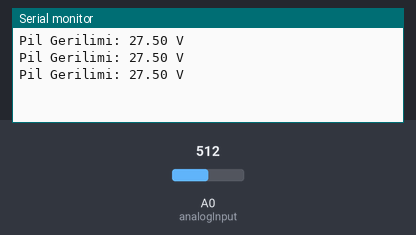
Bench run of a sketch on a simulated Arduino Uno, built with avr-gcc and run on an emulated ATmega328P. Parts: the last lines printed to the serial monitor. Inputs (shaded band) come from the test bench; at power-on: A0 (analogInput) = 512.

Above: at 1.3 s.
1.4 s: A0 (analogInput) set to 716
At 1.9 s:
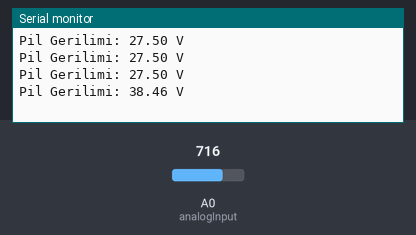
2.9 s: A0 (analogInput) set to 900
At 3.4 s:
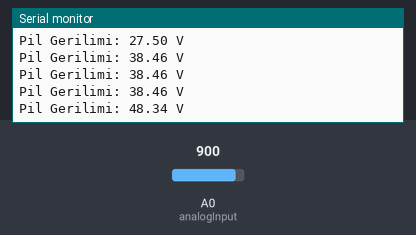
Timing chart, 0 to 5.9 s (numbered marks = the images above; inputs shaded):
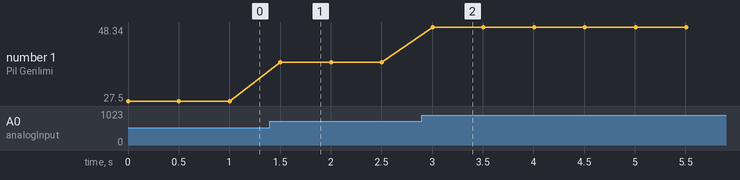

The sketch:

Voltmetre.ino
```cpp
int analogInput = 0;
float vout = 0.0;
float vin = 0.0;
float R1 = 10000.0; //10K ohm direnç
float R2 = 1000.0;  //1K ohm direnç
int value = 0;

void setup()
{
  Serial.begin(9600);
  pinMode(analogInput, INPUT);
}

void loop()
{
  value = analogRead(analogInput);
  vout = (value * 5.0) / 1024.0;
  vin = vout / (R2/(R1+R2));

  if (vin < 0.09)
  {
    vin = 0.0;
  }

  Serial.print("Pil Gerilimi: ");
  Serial.print(vin);
  Serial.println(" V");
  delay(500);
}
```

Measured:
- after the input at 1.4 s, the serial monitor: prints a new line after 0.10 s (image 1)
- after the input at 2.9 s, the serial monitor: prints a new line after 0.10 s (image 2)
- plotted number 1: 27.5 → 38.46 after the input at 1.4 s, 38.46 → 48.34 after the input at 2.9 s
